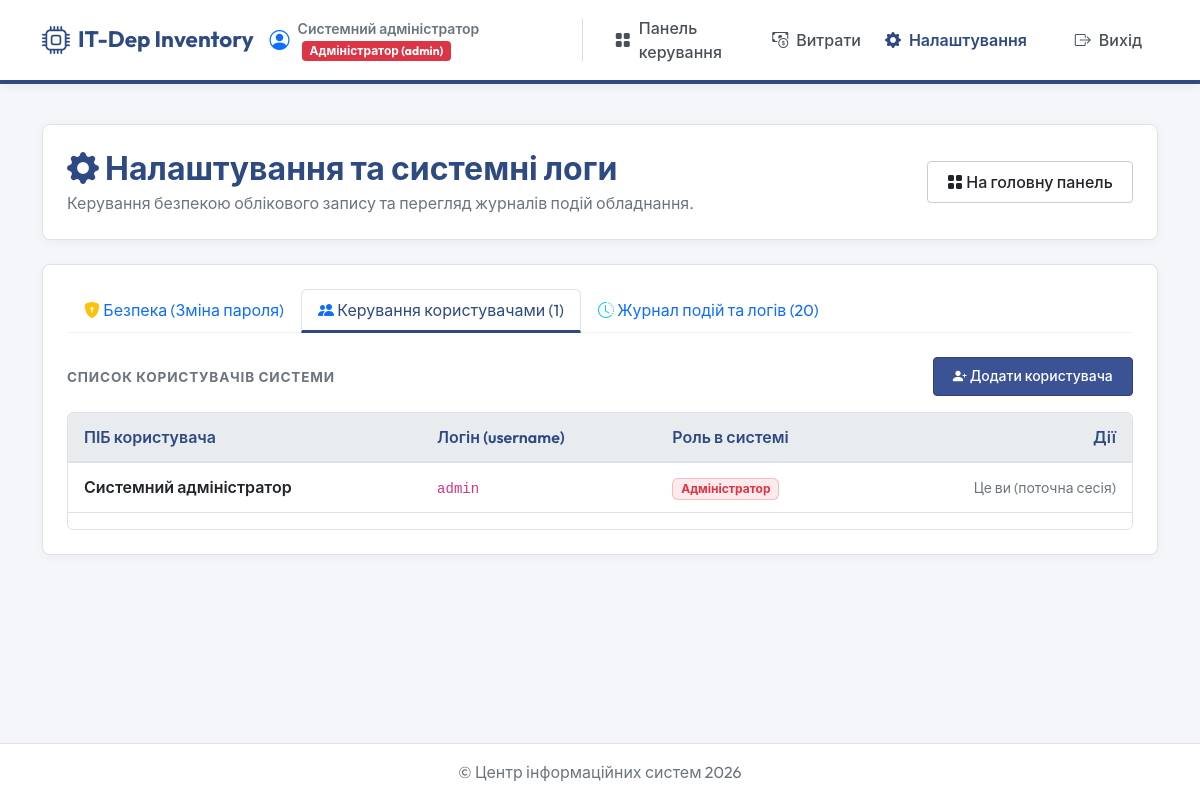
The app's page /settings.php?tab=users (signed in) with its own data.
### tables this page shows
CREATE TABLE `users` (
  `id` int(11) NOT NULL AUTO_INCREMENT,
  `username` varchar(50) NOT NULL,
  `password` varchar(255) NOT NULL,
  `full_name` varchar(100) DEFAULT NULL,
  `role` enum('admin','teacher') NOT NULL DEFAULT 'teacher',
  PRIMARY KEY (`id`),
  UNIQUE KEY `username` (`username`)
);

### settings.php (the view, shortened to what this page needs)
<?php
require_once 'config/db.php';
$active_tab = 'security';
try {
    $net_logs_stmt = $pdo->query("
        SELECT n.*, d.name AS device_name, d.inventory_number, d.model
        FROM network_history_and_logs n
        JOIN devices d ON n.device_id = d.id
        ORDER BY n.log_date DESC
    ");
    $net_logs = $net_logs_stmt->fetchAll();
    $dev_history_stmt = $pdo->query("
        SELECT h.*, d.name AS device_name, d.inventory_number, d.model
        FROM device_history h
        JOIN devices d ON h.device_id = d.id
        ORDER BY h.event_date DESC
    ");
    $dev_history = $dev_history_stmt->fetchAll();
    $users_stmt = $pdo->query("SELECT id, username, full_name, role FROM users ORDER BY role ASC, full_name ASC");
    $users_list = $users_stmt->fetchAll();
} catch (\PDOException $e) {
    die("Помилка бази даних: " . htmlspecialchars($e->getMessage()));
}
if (isset($_GET['tab']) && in_array($_GET['tab'], ['security', 'logs', 'users'])) {
    $active_tab = $_GET['tab'];
}
require_once 'includes/header.php';
?>
<div class="glass-card mb-4">
    <div class="row align-items-center">
        <div class="col-md-8">
            <h2 class="text-gradient mb-1"><i class="bi bi-gear-fill"></i> Налаштування та системні логи</h2>
            <p class="text-muted mb-0">Керування безпекою облікового запису та перегляд журналів подій обладнання.</p>
        </div>
        <div class="col-md-4 text-md-end mt-3 mt-md-0">
            <a href="index.php" class="btn btn-custom-secondary">
                <i class="bi bi-grid-fill"></i> На головну панель
            </a>
        </div>
    </div>
</div>
<div class="glass-card">
    <ul class="nav nav-tabs border-secondary border-opacity-10 mb-4" id="settingsTabs" role="tablist">
        <li class="nav-item" role="presentation">
            <button class="nav-link <?php echo ($active_tab === 'security') ? 'active' : ''; ?> py-2" id="security-tab" data-bs-toggle="tab" data-bs-target="#security" type="button" role="tab" aria-controls="security" aria-selected="<?php echo ($active_tab === 'security') ? 'true' : 'false'; ?>">
                <i class="bi bi-shield-lock-fill text-warning"></i> Безпека (Зміна пароля)
            </button>
        </li>
        <li class="nav-item" role="presentation">
            <button class="nav-link <?php echo ($active_tab === 'users') ? 'active' : ''; ?> py-2" id="users-tab" data-bs-toggle="tab" data-bs-target="#users" type="button" role="tab" aria-controls="users" aria-selected="<?php echo ($active_tab === 'users') ? 'true' : 'false'; ?>">
                <i class="bi bi-people-fill text-primary"></i> Керування користувачами (<?php echo count($users_list); ?>)
            </button>
        </li>
        <li class="nav-item" role="presentation">
            <button class="nav-link <?php echo ($active_tab === 'logs') ? 'active' : ''; ?> py-2" id="logs-tab" data-bs-toggle="tab" data-bs-target="#logs" type="button" role="tab" aria-controls="logs" aria-selected="<?php echo ($active_tab === 'logs') ? 'true' : 'false'; ?>">
                <i class="bi bi-clock-history text-info"></i> Журнал подій та логів (<?php echo count($net_logs) + count($dev_history); ?>)
            </button>
        </li>
    </ul>
    <div class="tab-content" id="settingsTabsContent">
        <div class="tab-pane fade <?php echo ($active_tab === 'users') ? 'show active' : ''; ?>" id="users" role="tabpanel" aria-labelledby="users-tab">
            <div class="d-flex justify-content-between align-items-center mb-3">
                <h6 class="text-secondary text-uppercase fw-bold mb-0" style="letter-spacing: 0.06em; font-size: 0.85rem;">Список користувачів системи</h6>
                <button type="button" class="btn btn-sm btn-custom-primary" data-bs-toggle="modal" data-bs-target="#addUserModal">
                    <i class="bi bi-person-plus-fill"></i> Додати користувача
                </button>
            </div>
            <div class="table-responsive table-responsive-custom">
                <table class="table table-custom table-hover">
                    <thead>
                        <tr>
                            <th>ПІБ користувача</th>
                            <th>Логін (username)</th>
                            <th>Роль в системі</th>
                            <th class="text-end">Дії</th>
                        </tr>
                    </thead>
                    <tbody>
                        <?php foreach ($users_list as $u): ?>
                            <tr>
                                <td>
                                    <div class="fw-semibold text-dark"><?php echo htmlspecialchars($u['full_name']); ?></div>
                                </td>
                                <td>
                                    <code><?php echo htmlspecialchars($u['username']); ?></code>
                                </td>
                                <td>
                                    <?php if ($u['role'] === 'admin'): ?>
                                        <span class="badge bg-danger bg-opacity-10 text-danger border border-danger border-opacity-25 px-2 py-1">Адміністратор</span>
                                    <?php else: ?>
                                        <span class="badge bg-primary bg-opacity-10 text-primary border border-primary border-opacity-25 px-2 py-1">Викладач</span>
                                    <?php endif; ?>
                                </td>
                                <td class="text-end">
                                    <?php if (intval($u['id']) !== intval($_SESSION['user_id'])): ?>
                                        <a href="actions/manage_user.php?action=delete&id=<?php echo $u['id']; ?>" class="btn btn-sm btn-outline-danger delete-user-btn">
                                            <i class="bi bi-trash-fill"></i> Видалити
                                        </a>
                                    <?php else: ?>
                                        <span class="text-muted small">Це ви (поточна сесія)</span>
                                    <?php endif; ?>
                                </td>
                            </tr>
                        <?php endforeach; ?>
                    </tbody>
                </table>
            </div>
        </div>
    </div>
</div>
<?php
require_once 'includes/footer.php';
?>

### assets/css/style.css (style rules this page uses)
:root { --bg-color: #f4f6fa; --card-bg: #ffffff; --card-border: #dee2e6; --text-primary: #212529; --text-secondary: #495057; --text-muted: #6c757d; --accent-blue: #2d4a82; --accent-blue-rgb: 45, 74, 130; --accent-purple: #6f42c1; --accent-purple-rgb: 111, 66, 193; --accent-amber: #d97706; --accent-amber-rgb: 217, 119, 6; --accent-red: #dc3545; --accent-red-rgb: 220, 53, 69; --accent-green: #198754; --accent-green-rgb: 25, 135, 84; --grad-primary: linear-gradient(135deg, #2d4a82 0%, #1e335c 100%); --grad-purple: linear-gradient(135deg, #4b65a8 0%, #2d4a82 100%); --grad-amber: linear-gradient(135deg, #ffc107 0%, #d97706 100%); --grad-danger: linear-gradient(135deg, #ea868f 0%, #dc3545 100%); --grad-dark: linear-gradient(135deg, #f8f9fa 0%, #e9ecef 100%); }
body { background-color: var(--bg-color); color: var(--text-primary); font-family: 'Outfit', -apple-system, BlinkMacSystemFont, "Segoe UI", Roboto, sans-serif; min-height: 100vh; display: flex; flex-direction: column; overflow-x: hidden; }
.glass-card { background: var(--card-bg) !important; border: 1px solid var(--card-border) !important; border-radius: 8px !important; padding: 1.5rem; box-shadow: 0 3px 12px rgba(0, 0, 0, 0.04) !important; transition: transform 0.2s ease, box-shadow 0.2s ease; backdrop-filter: none !important; -webkit-backdrop-filter: none !important; }
.text-gradient { color: var(--accent-blue) !important; background: none !important; -webkit-background-clip: unset !important; background-clip: unset !important; -webkit-text-fill-color: unset !important; font-weight: 700; }
.table-responsive-custom { border-radius: 6px; border: 1px solid var(--card-border); }
.table-custom th { background: #e9ecef !important; color: var(--accent-blue) !important; font-weight: 600; border-bottom: 2px solid var(--card-border) !important; padding: 0.75rem 1rem; }
.table-custom td { color: var(--text-primary); border-bottom: 1px solid var(--card-border) !important; padding: 0.75rem 1rem; }
.btn-custom-primary { background: #3b5394 !important; border: 1px solid #2d4277 !important; color: white !important; font-weight: 500; padding: 0.5rem 1.2rem; border-radius: 4px; box-shadow: none !important; }
.btn-custom-secondary { background: #ffffff !important; border: 1px solid #ccc !important; color: var(--text-primary) !important; font-weight: 500; padding: 0.5rem 1.2rem; border-radius: 4px; transition: all 0.2s ease; }
.text-muted { color: var(--text-muted) !important; }

### settings.php (style rules this page uses)
#settingsTabs .nav-link.active { border-bottom: 3px solid var(--accent-blue) !important; color: var(--accent-blue) !important; }

### records on screen
users: full_name "Системний адміністратор", username "admin", role "Адміністратор", shows "Це ви (поточна сесія)"

### other values on screen
$_SESSION['user_fullname'] "Системний адміністратор"
count($users_list) "1"
count($net_logs) + count($dev_history) "20"
